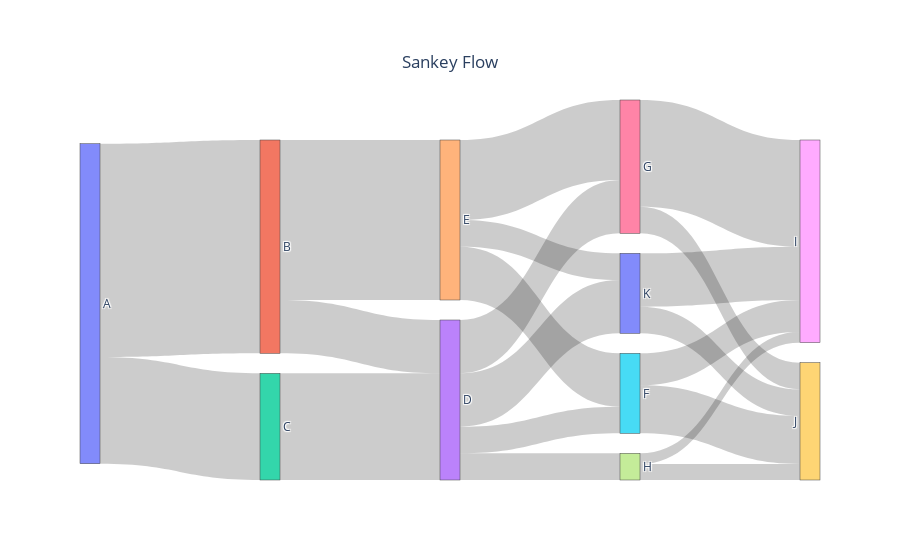

This figure's notebook cell:
### Code cell
import plotly.graph_objects as go

fig = go.Figure(go.Sankey(
    node = {
        "label": ["A", "B", "C", "D", "E", "F", "G", "H", "I", "J", "K"],
        "x": [0, 1, 1, 2, 2, 3, 3, 3, 4, 4, 3],
        "y": [0, 0, 0, 0, 0, 0, 0, 0, 0, 0, 0],
        'pad':20},  # Pixels
    link = {
        "source": [0, 0, 1, 2, 1, 3, 4, 3, 4, 3, 3, 4, 5, 5, 6, 6, 7, 7, 10, 10],
        "target": [1, 2, 3, 3, 4, 5, 5, 6, 6, 7, 10, 10, 8, 9, 8, 9, 8, 9, 8, 9],
        "value": [200, 100, 50, 100, 150, 25, 50, 50, 75, 25, 50, 25, 30, 45, 100, 25, 10, 15, 50, 25]}))

fig.update_layout(
    title={
        'text': "Sankey Flow",
        'y':0.9,
        'x':0.5})

fig.show()

### Figure 1 — Plotly figure (JSON) as saved in the notebook; plotly's stock layout.template omitted (floating-point values rounded to 4 significant figures)
{"data": [{"link": {"source": [0, 0, 1, 2, 1, 3, 4, 3, 4, 3, 3, 4, 5, 5, 6, 6, 7, 7, 10, 10], "target": [1, 2, 3, 3, 4, 5, 5, 6, 6, 7, 10, 10, 8, 9, 8, 9, 8, 9, 8, 9], "value": [200, 100, 50, 100, 150, 25, 50, 50, 75, 25, 50, 25, 30, 45, 100, 25, 10, 15, 50, 25]}, "node": {"label": ["A", "B", "C", "D", "E", "F", "G", "H", "I", "J", "K"], "pad": 20, "x": [0, 1, 1, 2, 2, 3, 3, 3, 4, 4, 3], "y": [0, 0, 0, 0, 0, 0, 0, 0, 0, 0, 0]}, "type": "sankey"}], "layout": {"title": {"text": "Sankey Flow", "x": 0.5, "y": 0.9}}}
